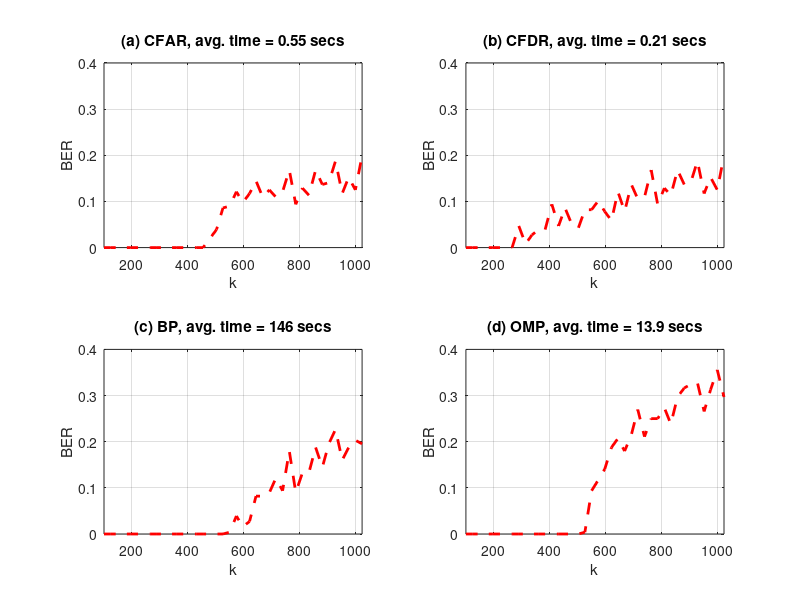

Here is the MATLAB script that generated this plot:
% Figure 16: BER performance of Error-Correcting Codes with ITSP.
%
% Data Dependencies:
%   DataFig16.mat (Created by GenDataECC(256,4,100,1024,'DataFig16.mat'))
%

load DataFig16.mat

figure; 
subplot(2,2,1); 
plot(kArr,BER_FAR,'--r','LineWidth',2);
ylabel('BER'); xlabel('k'); grid on;
title(['(a) CFAR, avg. time = ' num2str(mean(t_FAR),2) ' secs']);
axis([kArr(1) kArr(length(kArr)) 0 0.4]);

subplot(2,2,2); 
plot(kArr,BER_FDR,'--r','LineWidth',2);
ylabel('BER'); xlabel('k'); grid on;
title(['(b) CFDR, avg. time = ' num2str(mean(t_FDR),2) ' secs']);
axis([kArr(1) kArr(length(kArr)) 0 0.4]);

subplot(2,2,3); 
plot(kArr,BER_PDCO,'--r','LineWidth',2);
ylabel('BER'); xlabel('k'); grid on;
title(['(c) BP, avg. time = ' num2str(mean(t_PDCO),3) ' secs']);
axis([kArr(1) kArr(length(kArr)) 0 0.4]);

subplot(2,2,4); 
plot(kArr,BER_OMP,'--r','LineWidth',2);
ylabel('BER'); xlabel('k'); grid on;
title(['(d) OMP, avg. time = ' num2str(mean(t_OMP),3) ' secs']);
axis([kArr(1) kArr(length(kArr)) 0 0.4]);

%
% Copyright (c) 2006. David Donoho, Iddo Drori, and Yaakov Tsaig
%   

%
% Part of SparseLab Version:100
% Created Tuesday March 28, 2006
% This is Copyrighted Material
% For Copying permissions see COPYING.m
% Comments? e-mail sparselab@stanford.edu
%
